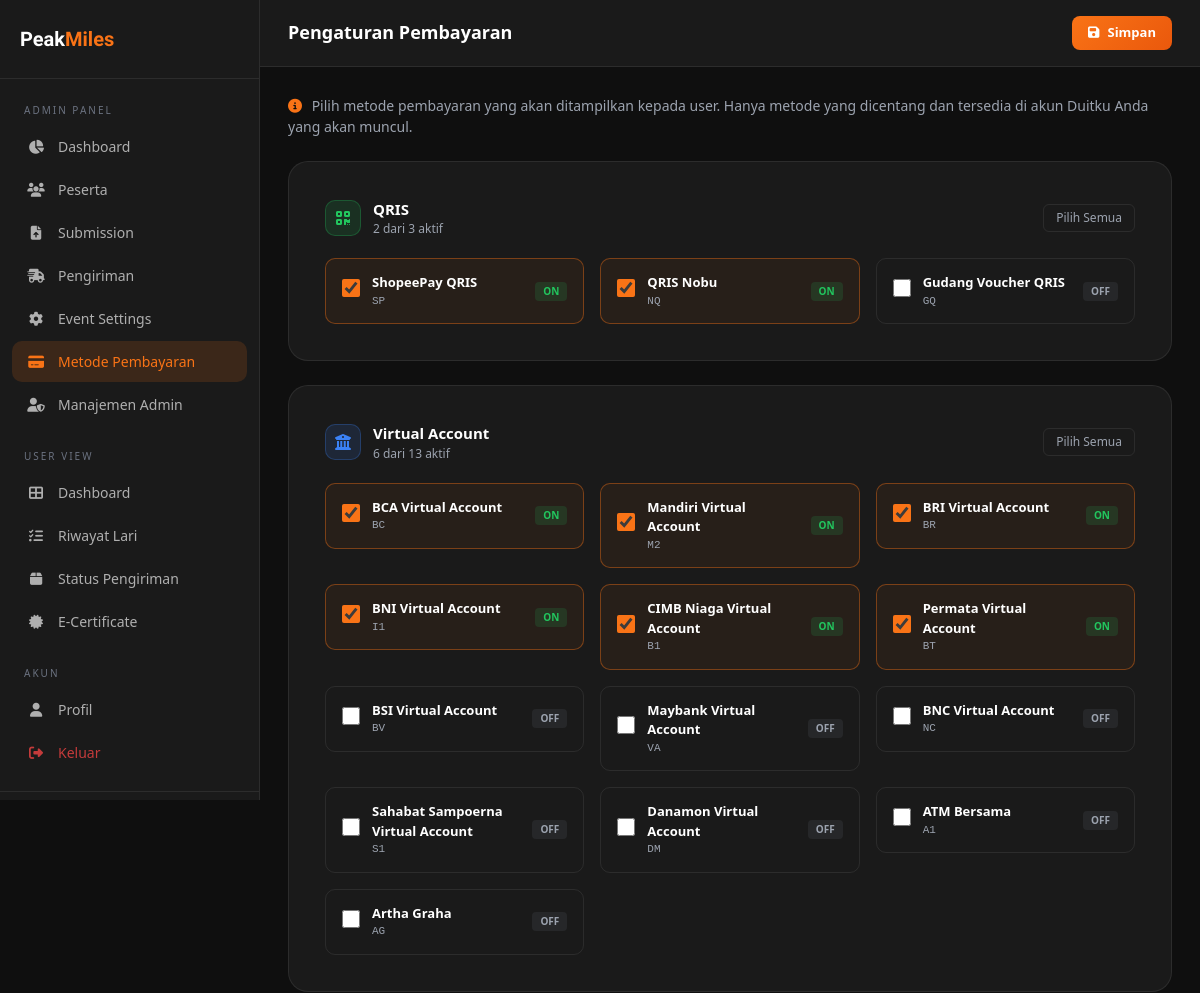
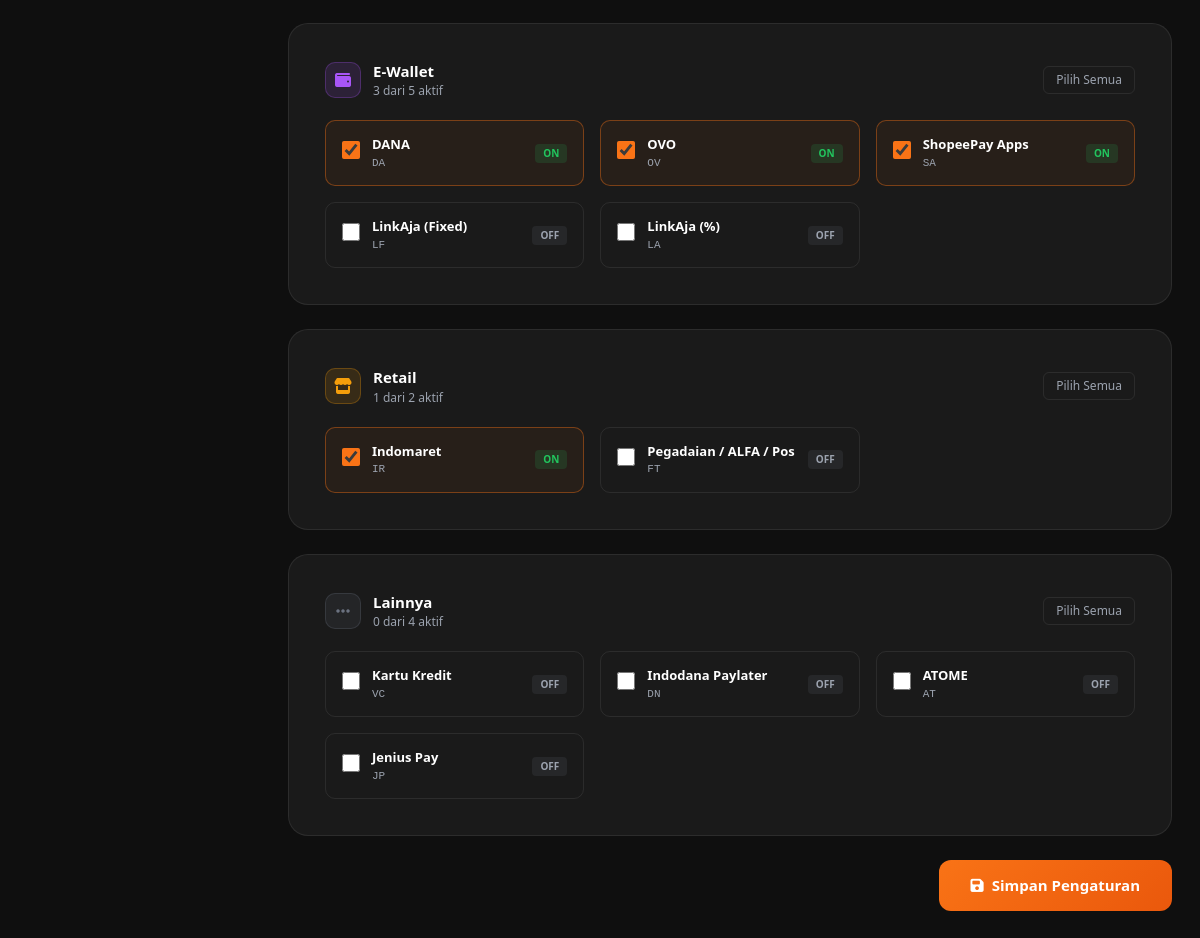
The page /admin/payment-settings.php (signed in) on the database its author committed (2 pictures, top to bottom).
### tables this page shows
CREATE TABLE IF NOT EXISTS payment_method_settings (
    id INT AUTO_INCREMENT PRIMARY KEY,
    payment_code VARCHAR(10) NOT NULL UNIQUE,
    payment_name VARCHAR(100) NOT NULL,
    category ENUM('qris','virtual_account','ewallet','retail','lainnya') NOT NULL DEFAULT 'lainnya',
    is_enabled TINYINT(1) DEFAULT 1,
    sort_order INT DEFAULT 0
);

### includes/functions.php (called while the page is built, shortened)
<?php
function sanitize(string $input): string {
    return htmlspecialchars(trim($input), ENT_QUOTES, 'UTF-8');
}

### admin/payment-settings.php (the view, shortened to what this page needs)
<?php
require_once __DIR__ . '/../includes/functions.php';
$db = getDB();
$methods = $db->query("SELECT * FROM payment_method_settings ORDER BY sort_order ASC")->fetchAll();
$categoryLabels = [
    'qris'            => ['label' => 'QRIS', 'icon' => 'fa-qrcode', 'color' => '#22c55e'],
    'virtual_account' => ['label' => 'Virtual Account', 'icon' => 'fa-university', 'color' => '#3b82f6'],
    'ewallet'         => ['label' => 'E-Wallet', 'icon' => 'fa-wallet', 'color' => '#a855f7'],
    'retail'          => ['label' => 'Retail', 'icon' => 'fa-store', 'color' => '#f59e0b'],
    'lainnya'         => ['label' => 'Lainnya', 'icon' => 'fa-ellipsis-h', 'color' => '#6b7280'],
];
$grouped = [];
foreach ($methods as $m) {
    $grouped[$m['category']][] = $m;
}
?>
<!DOCTYPE html>
<html lang="id">
<head>
<link rel="stylesheet" href="<?= SITE_URL ?>/assets/css/style.css">
<link rel="stylesheet" href="https://cdn.jsdelivr.net/npm/bootstrap@5.3.0/dist/css/bootstrap.min.css">
<link rel="stylesheet" href="https://cdnjs.cloudflare.com/ajax/libs/font-awesome/6.4.0/css/all.min.css">
</head>
<body>
<div class="dashboard-layout">
  <?php require_once __DIR__ . '/../includes/sidebar.php'; ?>
  <div class="main-content">
    <div class="topbar">
      <div class="d-flex align-items-center gap-3">
        <div class="topbar-title">Pengaturan Pembayaran</div>
      </div>
      <button form="paymentForm" type="submit" class="btn-primary-custom btn-sm-custom">
        <i class="fa fa-save"></i> Simpan
      </button>
    </div>
    <div class="page-content">
      <div style="color:var(--gray-light);font-size:14px;margin-bottom:24px;">
        <i class="fa fa-info-circle" style="color:var(--primary);margin-right:6px;"></i>
        Pilih metode pembayaran yang akan ditampilkan kepada user. Hanya metode yang dicentang dan tersedia di akun Duitku Anda yang akan muncul.
      </div>
      <form method="POST" id="paymentForm">
        <?php foreach ($categoryLabels as $catKey => $catInfo): ?>
          <div class="form-card mb-4">
            <div style="display:flex;align-items:center;gap:12px;margin-bottom:20px;">
              <div style="width:36px;height:36px;background:<?= $catInfo['color'] ?>22;border-radius:10px;display:flex;align-items:center;justify-content:center;border:1px solid <?= $catInfo['color'] ?>44;">
                <i class="fa <?= $catInfo['icon'] ?>" style="color:<?= $catInfo['color'] ?>;font-size:16px;"></i>
              </div>
              <div>
                <div style="font-weight:700;color:#fff;font-size:15px;"><?= $catInfo['label'] ?></div>
                <div style="font-size:12px;color:var(--gray-light);">
                  <?= count(array_filter($grouped[$catKey], fn($m) => $m['is_enabled'])) ?> dari <?= count($grouped[$catKey]) ?> aktif
                </div>
              </div>
              <button type="button" onclick="toggleAll('<?= $catKey ?>')" style="margin-left:auto;background:none;border:1px solid var(--border);color:var(--gray-light);padding:4px 12px;border-radius:6px;font-size:12px;cursor:pointer;">
                Pilih Semua
              </button>
            </div>
            <div class="row g-3">
              <?php foreach ($grouped[$catKey] as $method): ?>
              <div class="col-md-6 col-lg-4">
                <label class="pay-setting-card <?= $method['is_enabled'] ? 'active' : '' ?>"
                       data-category="<?= $catKey ?>"
                       style="display:flex;align-items:center;gap:12px;padding:14px 16px;border:1px solid <?= $method['is_enabled'] ? 'rgba(249,115,22,0.4)' : 'var(--border)' ?>;border-radius:10px;cursor:pointer;background:<?= $method['is_enabled'] ? 'rgba(249,115,22,0.06)' : 'var(--surface)' ?>;transition:all 0.2s;user-select:none;">
                  <div style="position:relative;flex-shrink:0;">
                    <input type="checkbox" name="enabled[]" value="<?= $method['payment_code'] ?>"
                           <?= $method['is_enabled'] ? 'checked' : '' ?>
                           onchange="updateCard(this)"
                           style="width:18px;height:18px;accent-color:var(--primary);cursor:pointer;">
                  </div>
                  <div style="flex:1;min-width:0;">
                    <div style="font-weight:600;color:#fff;font-size:13px;"><?= sanitize($method['payment_name']) ?></div>
                    <div style="font-size:11px;color:var(--gray-light);font-family:monospace;"><?= $method['payment_code'] ?></div>
                  </div>
                  <?php if ($method['is_enabled']): ?>
                  <span style="font-size:10px;background:rgba(34,197,94,0.15);color:#22c55e;padding:2px 8px;border-radius:4px;font-weight:600;">ON</span>
                  <?php else: ?>
                  <span style="font-size:10px;background:rgba(107,114,128,0.15);color:var(--gray-light);padding:2px 8px;border-radius:4px;font-weight:600;">OFF</span>
                  <?php endif; ?>
                </label>
              </div>
              <?php endforeach; ?>
            </div>
          </div>
        <?php endforeach; ?>
        <div style="display:flex;justify-content:flex-end;margin-top:8px;">
          <button type="submit" class="btn-primary-custom" style="padding:14px 32px;">
            <i class="fa fa-save"></i> Simpan Pengaturan
          </button>
        </div>
      </form>
    </div>
  </div>
</div>
</body>
</html>

### assets/css/style.css (style rules this page uses)
:root { --primary: #f97316; --primary-dark: #ea580c; --primary-light: #fed7aa; --dark: #0f0f0f; --dark-2: #1a1a1a; --dark-3: #242424; --dark-4: #2e2e2e; --gray: #6b7280; --gray-light: #9ca3af; --border: rgba(255,255,255,0.08); --success: #22c55e; --danger: #ef4444; --warning: #f59e0b; --info: #3b82f6; --radius: 12px; --radius-lg: 20px; --shadow: 0 4px 24px rgba(0,0,0,0.4); --shadow-glow: 0 0 40px rgba(249,115,22,0.2); }
* { margin: 0; padding: 0; box-sizing: border-box; }
html { scroll-behavior: smooth; background: #0f0f0f; }
body { font-family: 'Fira Sans', system-ui, sans-serif; background: var(--dark); color: #e5e7eb; line-height: 1.6; min-height: 100vh; }
.btn-primary-custom { background: linear-gradient(135deg, var(--primary), var(--primary-dark)); color: #fff; border: none; padding: 12px 28px; border-radius: var(--radius); font-weight: 600; font-size: 15px; cursor: pointer; transition: all 0.3s; display: inline-flex; align-items: center; gap: 8px; text-decoration: none; }
.btn-sm-custom { padding: 7px 16px; font-size: 13px; border-radius: 8px; }
.dashboard-layout { display: flex; min-height: 100vh; background: var(--dark); }
.main-content { margin-left: 260px; flex: 1; min-height: 100vh; }
.topbar { background: var(--dark-2); border-bottom: 1px solid var(--border); padding: 16px 28px; display: flex; align-items: center; justify-content: space-between; position: sticky; top: 0; z-index: 50; }
.topbar-title { font-size: 18px; font-weight: 700; color: #fff; }
.page-content { padding: 28px; }
.form-card { background: var(--dark-2); border: 1px solid var(--border); border-radius: var(--radius-lg); padding: 36px; }
.d-flex { display: flex; }

### rows shown on the page
payment_method_settings: is_enabled "☑", payment_name "ShopeePay QRIS", payment_code "SP", shows "ON"
payment_method_settings: is_enabled "☑", payment_name "QRIS Nobu", payment_code "NQ", shows "ON"
payment_method_settings: payment_name "Gudang Voucher QRIS", payment_code "GQ", shows "OFF"
payment_method_settings: is_enabled "☑", payment_name "BCA Virtual Account", payment_code "BC", shows "ON"
payment_method_settings: is_enabled "☑", payment_name "Mandiri Virtual Account", payment_code "M2", shows "ON"
payment_method_settings: is_enabled "☑", payment_name "BRI Virtual Account", payment_code "BR", shows "ON"
payment_method_settings: is_enabled "☑", payment_name "BNI Virtual Account", payment_code "I1", shows "ON"
payment_method_settings: is_enabled "☑", payment_name "CIMB Niaga Virtual Account", payment_code "B1", shows "ON"
payment_method_settings: is_enabled "☑", payment_name "Permata Virtual Account", payment_code "BT", shows "ON"
payment_method_settings: payment_name "BSI Virtual Account", payment_code "BV", shows "OFF"
payment_method_settings: payment_name "Maybank Virtual Account", payment_code "VA", shows "OFF"
payment_method_settings: payment_name "BNC Virtual Account", payment_code "NC", shows "OFF"
payment_method_settings: payment_name "Sahabat Sampoerna Virtual Account", payment_code "S1", shows "OFF"
payment_method_settings: payment_name "Danamon Virtual Account", payment_code "DM", shows "OFF"
payment_method_settings: payment_name "ATM Bersama", payment_code "A1", shows "OFF"
payment_method_settings: payment_name "Artha Graha", payment_code "AG", shows "OFF"
payment_method_settings: is_enabled "☑", payment_name "DANA", payment_code "DA", shows "ON"
payment_method_settings: is_enabled "☑", payment_name "OVO", payment_code "OV", shows "ON"
payment_method_settings: is_enabled "☑", payment_name "ShopeePay Apps", payment_code "SA", shows "ON"
payment_method_settings: payment_name "LinkAja (Fixed)", payment_code "LF", shows "OFF"
payment_method_settings: payment_name "LinkAja (%)", payment_code "LA", shows "OFF"
payment_method_settings: is_enabled "1", is_enabled "☑", payment_name "Indomaret", payment_code "IR", shows "ON"
payment_method_settings: payment_name "Pegadaian / ALFA / Pos", payment_code "FT", shows "OFF"
payment_method_settings: is_enabled "0", payment_name "Kartu Kredit", payment_code "VC", shows "OFF"
payment_method_settings: payment_name "Indodana Paylater", payment_code "DN", shows "OFF"
payment_method_settings: payment_name "ATOME", payment_code "AT", shows "OFF"
payment_method_settings: payment_name "Jenius Pay", payment_code "JP", shows "OFF"

### other values the page prints
$catInfo['label'] "QRIS"
count(array_filter($grouped[$catKey], fn($m) => $m['is_enabled'])) "2"
count($grouped[$catKey]) "3"
$catInfo['label'] "Virtual Account"
count(array_filter($grouped[$catKey], fn($m) => $m['is_enabled'])) "6"
count($grouped[$catKey]) "13"
$catInfo['label'] "E-Wallet"
count(array_filter($grouped[$catKey], fn($m) => $m['is_enabled'])) "3"
count($grouped[$catKey]) "5"
$catInfo['label'] "Retail"
count($grouped[$catKey]) "2"
$catInfo['label'] "Lainnya"
count($grouped[$catKey]) "4"
